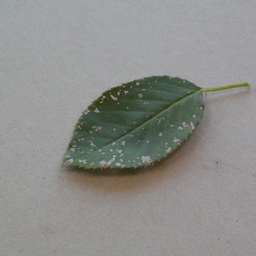
#> input picture folha.jpg, 256 x 256 px, shrunk from 3648 x 3648 before the run
$ jupyter execute leaf_fungos.ipynb
#> lines starting #> are read from the running program, lines starting #| are printed output that depends on the picture; after the words box and inside, x2 and y2 are one past the last pixel; in counts of white or black regions, pixels touching at a corner belong together; long printed decimals are rounded
PART 1

[cell 1]
import numpy as np
import matplotlib.pyplot as plt
from skimage import io
import matplotlib.cm as cm
from tqdm import tqdm
from joblib import Parallel, delayed
import multiprocessing


# Folha (ExG)
PERCENTIL_EXG = 60

# Textura multiescala
ESCALAS_TEXTURA = [5, 9, 15]
PERCENTIL_TEXTURA_BAIXA = 3   # mais restritivo

# Área mínima para região de fungo
AREA_MIN = 200

# Erosão para ROI interna
EROSAO_BORDAS = 2


# ================= FUNÇÕES MORFOLÓGICAS=================

def erosao_binaria(imagem, elemento_estruturante):
    """Erosão binária manual"""
    altura, largura = imagem.shape
    eh, ew = elemento_estruturante.shape
    offset_h = eh // 2
    offset_w = ew // 2

    resultado = np.zeros_like(imagem, dtype=bool)

    for i in range(altura):
        for j in range(largura):
            if imagem[i, j]:  # Se pixel é 1

                # Verificar se todos os vizinhos definidos pelo elemento estruturante são 1
                encaixa = True
                for ei in range(eh):
                    for ej in range(ew):
                        if elemento_estruturante[ei, ej]:
                            ni = i + ei - offset_h
                            nj = j + ej - offset_w

                            # Verificar bordas
                            if ni < 0 or ni >= altura or nj < 0 or nj >= largura:
                                encaixa = False
                                break
                            if not imagem[ni, nj]:
                                encaixa = False
                                break
                    if not encaixa:
                        break

                resultado[i, j] = encaixa

    return resultado


def dilatacao_binaria(imagem, elemento_estruturante):
    """Dilatação binária manual"""
    altura, largura = imagem.shape
    eh, ew = elemento_estruturante.shape
    offset_h = eh // 2
    offset_w = ew // 2

    resultado = np.zeros_like(imagem, dtype=bool)

    for i in range(altura):
        for j in range(largura):
            if imagem[i, j]:  # Se pixel é 1

                # Marcar todos os vizinhos definidos pelo elemento estruturante
                for ei in range(eh):
                    for ej in range(ew):
                        if elemento_estruturante[ei, ej]:
                            ni = i + ei - offset_h
                            nj = j + ej - offset_w

                            # Verificar bordas
                            if 0 <= ni < altura and 0 <= nj < largura:
                                resultado[ni, nj] = True

    return resultado


def abertura_binaria(imagem, elemento_estruturante):
    """Abertura = Erosão seguida de Dilatação"""
    erodida = erosao_binaria(imagem, elemento_estruturante)
    aberta = dilatacao_binaria(erodida, elemento_estruturante)
    return aberta


def fechamento_binario(imagem, elemento_estruturante, iterations=1):
    """Fechamento = Dilatação seguida de Erosão"""
    resultado = imagem.copy()
    for _ in range(iterations):
        dilatada = dilatacao_binaria(resultado, elemento_estruturante)
        resultado = erosao_binaria(dilatada, elemento_estruturante)
    return resultado


def preencher_buracos(imagem):
    """Preenche buracos em regiões binárias usando flood fill"""
    altura, largura = imagem.shape
    preenchida = imagem.copy()
    visitado = np.zeros_like(imagem, dtype=bool)

    # Marca o fundo (começando das bordas)
    def flood_fill(i, j):
        pilha = [(i, j)]
        while pilha:
            ci, cj = pilha.pop()
            if ci < 0 or ci >= altura or cj < 0 or cj >= largura:
                continue
            if visitado[ci, cj] or preenchida[ci, cj]:
                continue

            visitado[ci, cj] = True

            # 4-conectividade
            pilha.extend([(ci+1, cj), (ci-1, cj), (ci, cj+1), (ci, cj-1)])

    # Flood fill a partir de todas as bordas
    for i in range(altura):
        if not preenchida[i, 0]:
            flood_fill(i, 0)
        if not preenchida[i, largura-1]:
            flood_fill(i, largura-1)

    for j in range(largura):
        if not preenchida[0, j]:
            flood_fill(0, j)
        if not preenchida[altura-1, j]:
            flood_fill(altura-1, j)

    # Inverter: tudo que não foi visitado é buraco interno
    return preenchida | ~visitado


def rotular_componentes(imagem):
    """Rotula componentes conectados (8-conectividade)"""
    altura, largura = imagem.shape
    rotulos = np.zeros_like(imagem, dtype=int)
    rotulo_atual = 0

    def flood_fill_label(i, j, rotulo):
        pilha = [(i, j)]
        while pilha:
            ci, cj = pilha.pop()
            if ci < 0 or ci >= altura or cj < 0 or cj >= largura:
                continue
            if not imagem[ci, cj] or rotulos[ci, cj] != 0:
                continue

            rotulos[ci, cj] = rotulo

            # 8-conectividade
            for di in [-1, 0, 1]:
                for dj in [-1, 0, 1]:
                    if di == 0 and dj == 0:
                        continue
                    pilha.append((ci + di, cj + dj))

    for i in range(altura):
        for j in range(largura):
            if imagem[i, j] and rotulos[i, j] == 0:
                rotulo_atual += 1
                flood_fill_label(i, j, rotulo_atual)

    return rotulos, rotulo_atual


def somar_por_rotulo(imagem, rotulos, lista_rotulos):
    """Soma valores da imagem para cada rótulo"""
    areas = []
    for rotulo in lista_rotulos:
        mascara = (rotulos == rotulo)
        area = np.sum(imagem[mascara])
        areas.append(area)
    return np.array(areas)


def calcular_textura_manual(intensidade, escala):
    """
    Calcula textura (desvio padrão) em janelas locais
    sem usar generic_filter - implementação manual
    """
    altura, largura = intensidade.shape
    resultado = np.zeros_like(intensidade)

    # Tamanho da janela (offset do centro)
    offset = escala // 2

    # Percorrer cada pixel
    for i in range(altura):
        for j in range(largura):
            # Definir limites da janela (com tratamento de bordas)
            i_min = max(0, i - offset)
            i_max = min(altura, i + offset + 1)
            j_min = max(0, j - offset)
            j_max = min(largura, j + offset + 1)

            # Extrair janela local
            janela = intensidade[i_min:i_max, j_min:j_max]

            # Calcular desvio padrão da janela
            resultado[i, j] = np.std(janela)

    return resultado


def calcular_textura(escala, intensidade):
    return calcular_textura_manual(intensidade, escala)

[cell 2]
def processar_textura_multiescala(caminho):

#> called with caminho = 'folha.jpg'
    img = io.imread(caminho)
#> img is the input picture: shape (256, 256, 3); mean R, G, B 141.2, 142.2, 139
    img_float = img.astype(np.float32) / 255.0

    R, G, B = img_float[..., 0], img_float[..., 1], img_float[..., 2]

    # Intensidade
    intensidade = 0.299 * R + 0.587 * G + 0.114 * B

    print("\n========== DETECÇÃO ==========")

    # ================= ETAPA 1 — SEGMENTAR FOLHA =================
    ExG = 2 * G - R - B
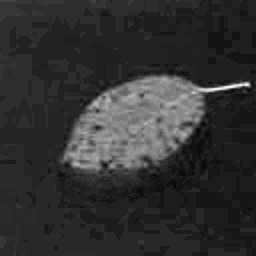
#> ExG: shape (256, 256) float32; min -0.051, max 0.298, mean 0.0168; drawn with min black and max white
    thresh_exg = np.percentile(ExG, PERCENTIL_EXG)
#> thresh_exg = 0.00392

    mascara_folha = (
        (ExG > thresh_exg) &
        (intensidade > 0.15) &
        (intensidade < 0.9)
    )
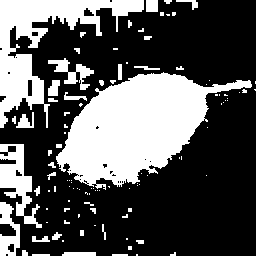
#> mascara_folha: shape (256, 256) bool; 33.6% white; 104 white regions (67 under 20 px), largest, box (x1, y1, x2, y2) and area: (56, 72, 252, 190) 11768, (0, 0, 144, 128) 5677, (0, 144, 42, 228) 1487

    est = np.ones((4, 4), dtype=bool)
    mascara_folha = abertura_binaria(mascara_folha, est)
    mascara_folha = fechamento_binario(mascara_folha, est, iterations=3)
    mascara_folha = preencher_buracos(mascara_folha)

    # manter maior componente
    lbl, n = rotular_componentes(mascara_folha)
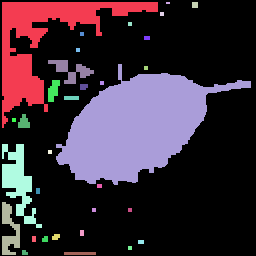
#> lbl: shape (256, 256) int64; 33 distinct labels, from 0 to 32; one colour per label, 0 black
#> n = 32
    if n > 0:
        areas = somar_por_rotulo(mascara_folha, lbl, range(1, n + 1))
#> the loop in somar_por_rotulo, `for rotulo in lista_rotulos:` made 32 passes
#> area on passes 1, 3, 7, 9, 10, 12, 14, 15: 5358, 36, 24, 444, 11722, 180, 44, 60
#> pass 1, in somar_por_rotulo, `mascara = (rotulos == rotulo)`:
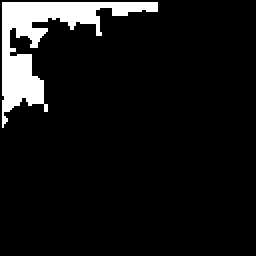
#> mascara: shape (256, 256) bool; 8.2% white; 1 white region, box (x1, y1, x2, y2) and area: (2, 2, 158, 128) 5358
#> after the loop in somar_por_rotulo, `for rotulo in lista_rotulos:`: areas = 32 values, max 11722 at index 9, min 8 at index 1, mean 637.7
        mascara_folha = lbl == (np.argmax(areas) + 1)
#> mascara_folha: shape (256, 256) bool; 17.9% white; 1 white region, box (x1, y1, x2, y2) and area: (56, 64, 251, 185) 11722

    mascara_interna = erosao_binaria(
        mascara_folha,
        np.ones((EROSAO_BORDAS, EROSAO_BORDAS), dtype=bool)
    )
#> after the loop in erosao_binaria (call 5), `for i in range(altura):`:
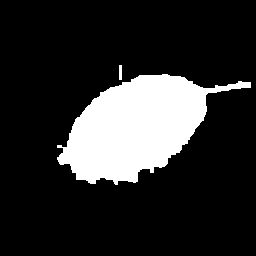
#> resultado: shape (256, 256) bool; 17.3% white; 2 white regions, box (x1, y1, x2, y2) and area: (57, 74, 251, 185) 11320, (119, 65, 122, 80) 45

    print(f"Área folha: {np.sum(mascara_folha):,} px")
#| Área folha: 11,722 px


    # ================= ETAPA 2 — TEXTURA MULTIESCALA =================
    print("\nCalculando textura multiescala (modo paralelizado)...")

    num_cores = multiprocessing.cpu_count()
    print(f"Usando {num_cores} núcleos do processador")

    texturas = Parallel(n_jobs=num_cores)(
        delayed(calcular_textura)(escala, intensidade)
        for escala in tqdm(ESCALAS_TEXTURA, desc="Escalas de textura")
    )
#> texturas = 3 items

    textura_multi = np.mean(texturas, axis=0)

    # Bloquear fundo completamente
    textura_multi[~mascara_folha] = np.max(textura_multi)
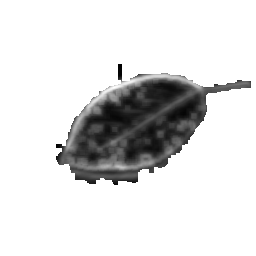
#> textura_multi: shape (256, 256) float32; min 0.00759, max 0.189, mean 0.166; drawn with min black and max white

    thresh_textura = np.percentile(
        textura_multi[mascara_interna],
        PERCENTIL_TEXTURA_BAIXA
    )
#> thresh_textura = 0.019

    mascara_textura = (
        (textura_multi < thresh_textura) &
        mascara_interna
    )
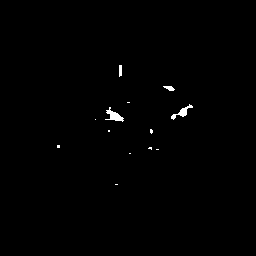
#> mascara_textura: shape (256, 256) bool; 0.52% white; 13 white regions (9 under 20 px), largest, box (x1, y1, x2, y2) and area: (105, 107, 124, 122) 122, (171, 104, 193, 120) 102, (163, 86, 175, 91) 38, (119, 65, 122, 77) 34

    print(f"Threshold textura: {thresh_textura:.5f}")
#| Threshold textura: 0.019

    # ================= ETAPA 3 — FILTRO DE COR =================

    # Fungo tende a reduzir verde relativo
    thresh_exg_baixo = np.percentile(ExG[mascara_interna], 40)
#> thresh_exg_baixo = 0.114

    mascara_cor = (ExG < thresh_exg_baixo) & mascara_interna
#> mascara_cor: shape (256, 256) bool; 6.9% white; 49 white regions (32 under 20 px), largest, box (x1, y1, x2, y2) and area: (57, 82, 251, 185) 3082, (99, 74, 203, 103) 519, (89, 123, 105, 134) 107

    # Combinação FINAL
    mascara_fungo = mascara_textura & mascara_cor
#> mascara_fungo: shape (256, 256) bool; 0.07% white; 4 white regions (3 under 20 px), largest, box (x1, y1, x2, y2) and area: (119, 65, 122, 77) 34


    # ================= ETAPA 4 — LIMPEZA MORFOLÓGICA =================
    mascara_fungo = abertura_binaria(mascara_fungo, np.ones((2, 2), dtype=bool))
    mascara_fungo = fechamento_binario(mascara_fungo, np.ones((3, 3), dtype=bool), iterations=2)
#> the loop in fechamento_binario (call 2), `for _ in range(iterations):` made 2 passes
#> pass 1, in fechamento_binario (call 2), `dilatada = dilatacao_binaria(resultado, elemento_estruturante)`:
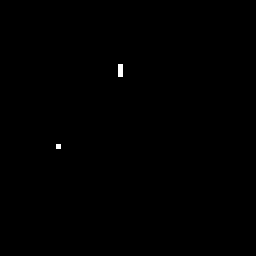
#> dilatada: shape (256, 256) bool; 0.14% white; 2 white regions, box (x1, y1, x2, y2) and area: (118, 64, 123, 77) 65, (56, 144, 61, 149) 25

    # Restrição final obrigatória
    mascara_fungo &= mascara_folha

    # ================= ETAPA 5 — FILTRO POR ÁREA =================
    lbl_f, n_f = rotular_componentes(mascara_fungo)
#> lbl_f: shape (256, 256) int64; 3 distinct labels, from 0 to 2
#> n_f = 2
    areas = somar_por_rotulo(mascara_fungo, lbl_f, range(1, n_f + 1))
#> the loop in somar_por_rotulo (call 2), `for rotulo in lista_rotulos:` made 2 passes
#> area on pass 1: 33
#> areas = [33, 9]

    regioes_validas = np.where(areas >= AREA_MIN)[0] + 1
#> regioes_validas = empty array
    mascara_final = np.isin(lbl_f, regioes_validas)
#> mascara_final: shape (256, 256) bool; every value is 0

    lbl_final, num_final = rotular_componentes(mascara_final)
#> lbl_final: shape (256, 256) int64; every value is 0
#> num_final = 0

    print(f"Regiões finais: {num_final}")
#| Regiões finais: 0

    # ================= VISUALIZAÇÃO =================

    # Normalizar textura para visualização
    t_norm = (textura_multi - textura_multi.min()) / (textura_multi.ptp())
    textura_rgb = (cm.viridis(t_norm)[..., :3] * 255).astype(np.uint8)
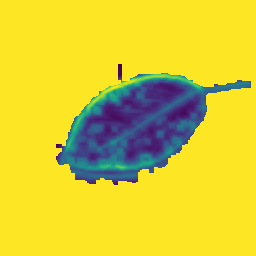
#> textura_rgb: shape (256, 256, 3); mean of channels 0, 1, 2 218.5, 205.2, 52.7; drawn as R, G, B

    img_resultado = textura_rgb.copy()

    return {
        "img_original": img,
        "img_resultado": img_resultado,
        "num_regioes": num_final
    }

[cell 3]
# ================= Main =================
if __name__ == "__main__":

    resultado = processar_textura_multiescala("folha.jpg")
#> resultado = 3 items

    plt.figure(figsize=(16, 16))
    plt.imshow(resultado["img_resultado"])
    plt.title(
        f"Detecção Textura + Cor",
        fontsize=18,
        fontweight="bold"
    )
    plt.axis("off")
    plt.tight_layout()
    plt.imsave("textura.png", resultado["img_resultado"])
    print("\n💾 Imagem salva como: textura.png")
    plt.show()

PARTE 2

[cell 4]
from scipy import ndimage as ndi
from matplotlib.patches import Circle

def erosao_binaria(imagem, elemento_estruturante):
    """Erosão binária manual"""
    altura, largura = imagem.shape
    eh, ew = elemento_estruturante.shape
    offset_h = eh // 2
    offset_w = ew // 2

    resultado = np.zeros_like(imagem, dtype=bool)

    for i in range(altura):
        for j in range(largura):
            if imagem[i, j]:  # Se pixel é 1
                # Verificar se todos os vizinhos definidos pelo elemento estruturante são 1
                encaixa = True
                for ei in range(eh):
                    for ej in range(ew):
                        if elemento_estruturante[ei, ej]:
                            ni = i + ei - offset_h
                            nj = j + ej - offset_w

                            # Verificar bordas
                            if ni < 0 or ni >= altura or nj < 0 or nj >= largura:
                                encaixa = False
                                break
                            if not imagem[ni, nj]:
                                encaixa = False
                                break
                    if not encaixa:
                        break

                resultado[i, j] = encaixa

    return resultado


def dilatacao_binaria(imagem, elemento_estruturante):
    """Dilatação binária manual"""
    altura, largura = imagem.shape
    eh, ew = elemento_estruturante.shape
    offset_h = eh // 2
    offset_w = ew // 2

    resultado = np.zeros_like(imagem, dtype=bool)

    for i in range(altura):
        for j in range(largura):
            if imagem[i, j]:  # Se pixel é 1
                # Marcar todos os vizinhos definidos pelo elemento estruturante
                for ei in range(eh):
                    for ej in range(ew):
                        if elemento_estruturante[ei, ej]:
                            ni = i + ei - offset_h
                            nj = j + ej - offset_w

                            # Verificar bordas
                            if 0 <= ni < altura and 0 <= nj < largura:
                                resultado[ni, nj] = True

    return resultado


def abertura_binaria(imagem, elemento_estruturante):
    """Abertura = Erosão seguida de Dilatação"""
    erodida = erosao_binaria(imagem, elemento_estruturante)
    aberta = dilatacao_binaria(erodida, elemento_estruturante)
    return aberta


def fechamento_binario(imagem, elemento_estruturante, iterations=1):
    """Fechamento = Dilatação seguida de Erosão"""
    resultado = imagem.copy()
    for _ in range(iterations):
        dilatada = dilatacao_binaria(resultado, elemento_estruturante)
        resultado = erosao_binaria(dilatada, elemento_estruturante)
    return resultado


def preencher_buracos(imagem):
    """Preenche buracos em regiões binárias usando flood fill"""
    altura, largura = imagem.shape
    preenchida = imagem.copy()
    visitado = np.zeros_like(imagem, dtype=bool)

    # Marcar o fundo (começando das bordas)
    def flood_fill(i, j):
        pilha = [(i, j)]
        while pilha:
            ci, cj = pilha.pop()
            if ci < 0 or ci >= altura or cj < 0 or cj >= largura:
                continue
            if visitado[ci, cj] or preenchida[ci, cj]:
                continue

            visitado[ci, cj] = True

            # 4-conectividade
            pilha.extend([(ci+1, cj), (ci-1, cj), (ci, cj+1), (ci, cj-1)])

    # Flood fill a partir de todas as bordas
    for i in range(altura):
        if not preenchida[i, 0]:
            flood_fill(i, 0)
        if not preenchida[i, largura-1]:
            flood_fill(i, largura-1)

    for j in range(largura):
        if not preenchida[0, j]:
            flood_fill(0, j)
        if not preenchida[altura-1, j]:
            flood_fill(altura-1, j)

    # Inverter: tudo que não foi visitado é buraco interno
    return preenchida | ~visitado

# ==============================================

def calcular_centro_massa_manual(regiao):
    """
    Calcula o centro de massa de uma região binária manualmente

    regiao: array booleano (True onde tem o fungo, False onde não tem)
    retorna: (cy, cx) - coordenadas do centro
    """
    # Pegar as coordenadas de TODOS os pixels que são True
    coordenadas_y, coordenadas_x = np.where(regiao)

    # Centro = média das coordenadas
    cx = np.mean(coordenadas_x)  # média dos X
    cy = np.mean(coordenadas_y)  # média dos Y

    return cy, cx

[cell 5]
def detectar_todos_fungos(caminho):
    # Carregar imagem
#> called with caminho = 'textura.png'
    img = io.imread(caminho)
#> img: shape (256, 256, 4)
    print(f"Imagem carregada: {img.shape}")
#| Imagem carregada: (256, 256, 4)

    # Converter RGBA para RGB se necessário
    if img.shape[-1] == 4:
        print("Convertendo RGBA para RGB...")
        img = img[..., :3]

    img_float = img.astype(np.float32) / 255.0

    R = img_float[..., 0]
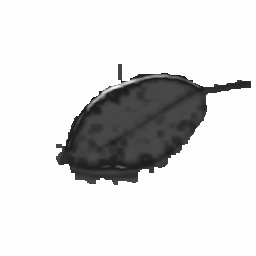
#> R: shape (256, 256) float32; min 0.118, max 0.992, mean 0.857
    G = img_float[..., 1]
    B = img_float[..., 2]
#> (the rest of the program and of its run is left out)
